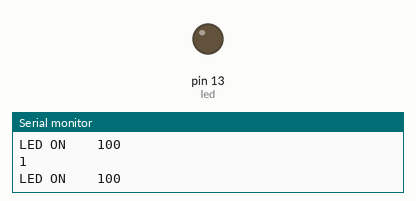
The sketch below on a simulated Arduino Uno, built with avr-gcc and run on an emulated ATmega328P. Parts: output pins drawn as LEDs (lit = HIGH), the last lines printed to the serial monitor.

Above: at 0.65 s.
At 5.15 s:
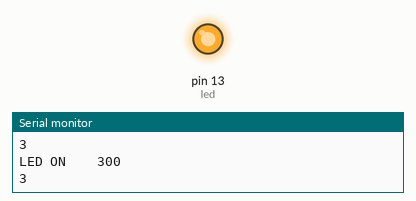
Timing chart, 0 to 7.8 s (numbered marks = the images above):
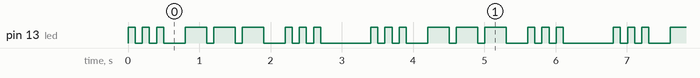

Measured:
- by itself, pin 13 (led): repeats every 3.4 s: 2 × (LOW 0.10 s, HIGH 0.10 s), LOW 0.30 s, 2 × (HIGH 0.30 s, LOW 0.10 s), HIGH 0.30 s, LOW 0.30 s, 2 × (HIGH 0.10 s, LOW 0.10 s), HIGH 0.10 s, LOW 0.70 s, HIGH 0.10 s
- by itself, everything shown: repeats every 3.4 s, in 18 steps

The sketch:

morsecode.ino
```cpp
#include <avr/pgmspace.h>
#define led 13
#define Dur 100
String Target = "sos ";
void BlinkIntervalCacu(unsigned int Morsecode[], int length){
    int ChSpace = 3;                    //Character space
    int ElementSpace = 1;               //Element Space
    int WdSpace = 7;                    //Word Space
    for(int i = 0 ; i < length ; i++){
        if( Morsecode[i] != 7 ){
            int interval[5] = {
                Morsecode[i]/10000,
                ((Morsecode[i])%10000)/1000,
                ((Morsecode[i])%10000)%1000/100,
                ((Morsecode[i])%10000)%1000%100/10,
                ((Morsecode[i])%10000)%1000%100%10
                };
            for(int j = 0 ; j < 5 ; j++){
                if(interval[j] > 0){
                    Serial.println(interval[j]);
                    BlinkIntervalCacu(interval[j]);
                    delay(Dur*ElementSpace);                    // delay 1 dur time after transfer 1 dot or dash
                }
            }
            delay(Dur*(ChSpace-ElementSpace));                             // delay 2 dur time(total 2+1) after transfer 1 char
        }
        else if(Morsecode[i] == 7){
            delay(Dur*(WdSpace-ChSpace));                     // delay 4 dur time(total 4+3) after transfer 1 word
            }
    }
    //Serial.println("=====");
}

void BlinkIntervalCacu(int interval){
    digitalWrite(led,HIGH);
    delay(Dur*interval);
    Serial.print("LED ON    ");
    Serial.println(Dur*interval);
    digitalWrite(led,LOW);
}


const int Array_V[] ={
    13,                 // A Index = 0
    3111,               // B Index = 1
    3131,               // C Index = 2
    311,                // D Index = 3
    1,                  // E Index = 4
    1131,               // F Index = 5
    331,                // G Index = 6
    1111,               // H Index = 7
    11,                 // I Index = 8
    1333,               // J Index = 9
    313,                // K Index = 10
    1311,               // L Index = 11
    33,                 // M Index = 12
    31,                 // N Index = 13
    333,                // O Index = 14
    1331,               // P Index = 15
    3313,               // Q Index = 16
    131,                // R Index = 17
    111,                // S Index = 18
    3,                  // T Index = 19
    113,                // U Index = 20
    1113,               // V Index = 21
    133,                // W Index = 22
    3113,               // X Index = 23
    3133,               // Y Index = 24
    3311                // Z Index = 25
};
const unsigned int Array_N[] ={
    13333,    // 0 Index = 0
    11333,    // 1 Index = 1
    11133,    // 2 Index = 2
    11113,    // 3 Index = 3
    11111,    // 4 Index = 4
    31111,    // 5 Index = 5
    33111,    // 6 Index = 6
    33311,    // 7 Index = 7
    33331,    // 8 Index = 8
    33333     // 9 Index = 9
};

void setup(){
    Serial.begin(9600);
    pinMode(led, OUTPUT);
}
void loop(){
    Target.toUpperCase();
    char TargetSplit[Target.length()+1];        //+1 for end of array
    for(int i = 0 ; i <= sizeof(TargetSplit) ; i++) TargetSplit[i] = 0;
    unsigned int Morsecode[sizeof(TargetSplit)];        //+1 for end of array
    for(int i = 0 ; i <= sizeof(Morsecode) ; i++){
        Morsecode[i] = 0;
        //Serial.print("Morse initialized");
    }
    Target.toCharArray(TargetSplit,sizeof(TargetSplit));
    for(int i = 0 ; i < sizeof(TargetSplit) ; i++){
        if((90 >= (int)TargetSplit[i]) && ((int)TargetSplit[i] >= 65 )){    // loop 1
            Morsecode[i] = Array_V[(int)TargetSplit[i] - 65];
            // Serial.print("i in loop 1 = ");
            // Serial.println(i);
            // Serial.println("---");
        }
        else if((57 >= (int)TargetSplit[i]) && ((int)TargetSplit[i] >= 48 )){   //loop2
            Morsecode[i] = Array_N[(int)TargetSplit[i] - 48];
            //Serial.println(Morsecode[i]);
        }
        else if((int)TargetSplit[i] == 32)  Morsecode[i] = 7;           //word gap = 7*Dur
    }
    BlinkIntervalCacu(Morsecode,Target.length());
}
```
